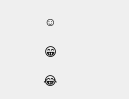
   <widget class="QWidget" name="scrollAreaWidgetContents">
    <property name="geometry">
     <rect>
      <x>0</x>
      <y>0</y>
      <width>129</width>
      <height>99</height>
     </rect>
    </property>
    <widget class="QWidget" name="gridLayoutWidget_2">
     <property name="geometry">
      <rect>
       <x>10</x>
       <y>11</y>
       <width>254</width>
       <height>92</height>
      </rect>
     </property>
     <layout class="QGridLayout" name="gridLayout_2">
      <property name="sizeConstraint">
       <enum>QLayout::SetMaximumSize</enum>
      </property>
      <property name="leftMargin">
       <number>0</number>
      </property>
      <property name="topMargin">
       <number>0</number>
      </property>
      <property name="rightMargin">
       <number>0</number>
      </property>
      <property name="bottomMargin">
       <number>0</number>
      </property>
      <property name="spacing">
       <number>6</number>
      </property>
      <item row="1" column="0">
       <widget class="QPushButton" name="btnSmiley4">
        <property name="text">
         <string>😁</string>
        </property>
        <property name="flat">
         <bool>true</bool>
        </property>
       </widget>
      </item>
      <item row="2" column="1">
       <widget class="QPushButton" name="btnSmiley8">
        <property name="text">
         <string>😋</string>
        </property>
        <property name="flat">
         <bool>true</bool>
        </property>
       </widget>
      </item>
      <item row="0" column="0">
       <widget class="QPushButton" name="btnSmiley1">
        <property name="text">
         <string>☺</string>
        </property>
        <property name="flat">
         <bool>true</bool>
        </property>
       </widget>
      </item>
      <item row="2" column="2">
       <widget class="QPushButton" name="btnSmiley9">
        <property name="text">
         <string>😈</string>
        </property>
        <property name="flat">
         <bool>true</bool>
        </property>
       </widget>
      </item>
      <item row="0" column="1">
       <widget class="QPushButton" name="btnSmiley2">
        <property name="text">
         <string>☹</string>
        </property>
        <property name="flat">
         <bool>true</bool>
        </property>
       </widget>
      </item>
      <item row="1" column="1">
       <widget class="QPushButton" name="btnSmiley5">
        <property name="text">
         <string>😉</string>
        </property>
        <property name="flat">
         <bool>true</bool>
        </property>
       </widget>
      </item>
      <item row="2" column="0">
       <widget class="QPushButton" name="btnSmiley7">
        <property name="text">
         <string>😂</string>
        </property>
        <property name="flat">
         <bool>true</bool>
        </property>
       </widget>
      </item>
      <item row="0" column="2">
       <widget class="QPushButton" name="btnSmiley3">
        <property name="text">
         <string>😠</string>
        </property>
        <property name="flat">
         <bool>true</bool>
        </property>
       </widget>
      </item>
      <item row="1" column="2">
       <widget class="QPushButton" name="btnSmiley6">
        <property name="text">
         <string>😘</string>
        </property>
        <property name="flat">
         <bool>true</bool>
        </property>
       </widget>
      </item>
     </layout>
    </widget>
   </widget>
